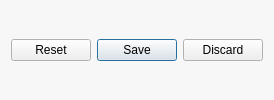
<?xml version="1.0" encoding="UTF-8"?>
<ui version="4.0">
 <class>QEditorWidget</class>
 <widget class="QDialog" name="QEditorWidget">
  <property name="palette">
   <palette>
    <active>
     <colorrole role="Window">
      <brush brushstyle="SolidPattern">
       <color alpha="255">
        <red>247</red>
        <green>247</green>
        <blue>247</blue>
       </color>
      </brush>
     </colorrole>
    </active>
    <inactive>
     <colorrole role="Window">
      <brush brushstyle="SolidPattern">
       <color alpha="255">
        <red>247</red>
        <green>247</green>
        <blue>247</blue>
       </color>
      </brush>
     </colorrole>
    </inactive>
    <disabled>
     <colorrole role="Window">
      <brush brushstyle="SolidPattern">
       <color alpha="255">
        <red>247</red>
        <green>247</green>
        <blue>247</blue>
       </color>
      </brush>
     </colorrole>
    </disabled>
   </palette>
  </property>
  <property name="windowTitle">
   <string>Dialog</string>
  </property>
  <layout class="QVBoxLayout" name="verticalLayout">
   <item>
    <widget class="QDialogButtonBox" name="buttonBox">
     <property name="orientation">
      <enum>Qt::Horizontal</enum>
     </property>
     <property name="standardButtons">
      <set>QDialogButtonBox::Discard|QDialogButtonBox::Reset|QDialogButtonBox::Save</set>
     </property>
    </widget>
   </item>
  </layout>
 </widget>
 <resources/>
 <connections>
  <connection>
   <sender>buttonBox</sender>
   <signal>accepted()</signal>
   <receiver>DiEditor</receiver>
   <slot>accept()</slot>
   <hints>
    <hint type="sourcelabel">
     <x>248</x>
     <y>254</y>
    </hint>
    <hint type="destinationlabel">
     <x>157</x>
     <y>274</y>
    </hint>
   </hints>
  </connection>
  <connection>
   <sender>buttonBox</sender>
   <signal>rejected()</signal>
   <receiver>DiEditor</receiver>
   <slot>reject()</slot>
   <hints>
    <hint type="sourcelabel">
     <x>316</x>
     <y>260</y>
    </hint>
    <hint type="destinationlabel">
     <x>286</x>
     <y>274</y>
    </hint>
   </hints>
  </connection>
 </connections>
</ui>
